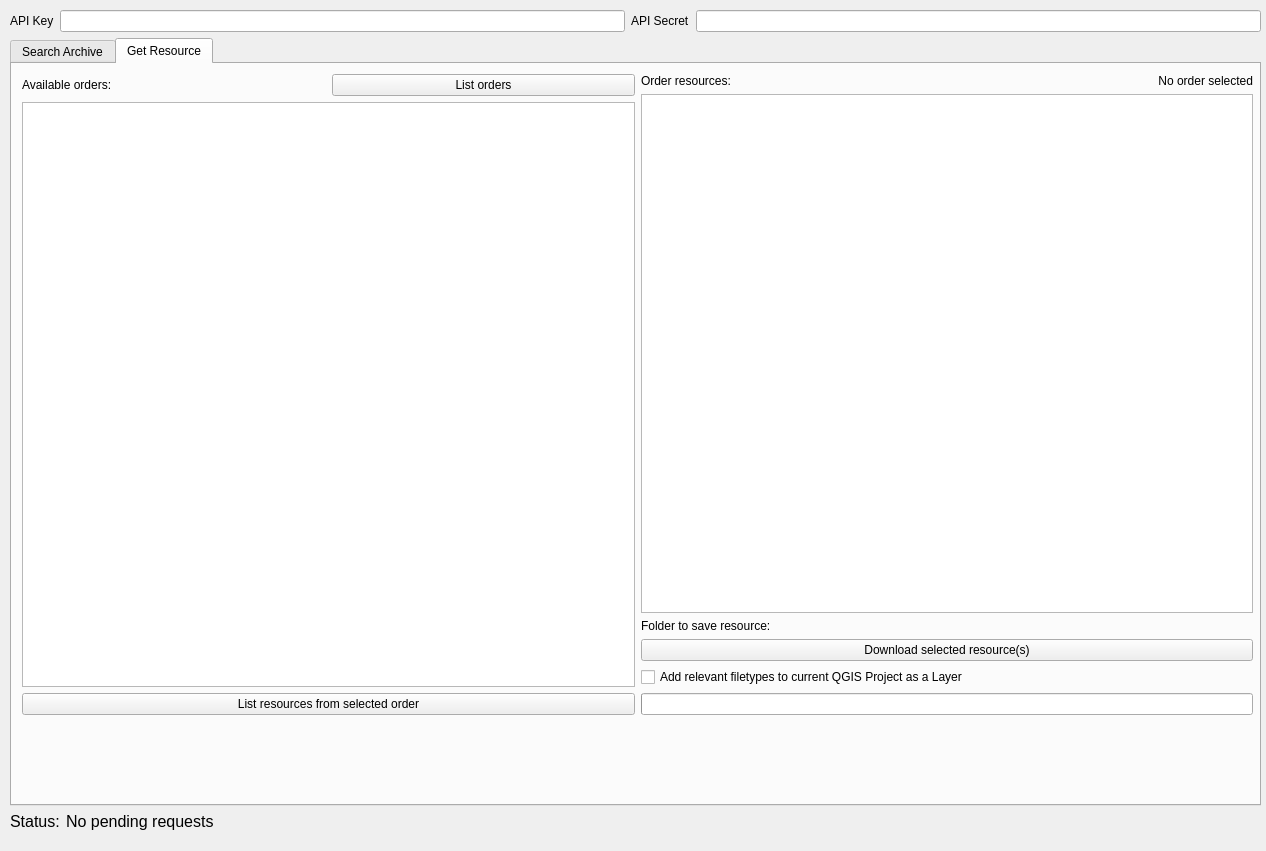
<?xml version="1.0" encoding="UTF-8"?>
<ui version="4.0">
 <class>ArlulaDialogBase</class>
 <widget class="QDialog" name="ArlulaDialogBase">
  <property name="geometry">
   <rect>
    <x>0</x>
    <y>0</y>
    <width>1266</width>
    <height>851</height>
   </rect>
  </property>
  <property name="minimumSize">
   <size>
    <width>0</width>
    <height>482</height>
   </size>
  </property>
  <property name="windowTitle">
   <string>Arlula</string>
  </property>
  <widget class="QWidget" name="verticalLayoutWidget_2">
   <property name="geometry">
    <rect>
     <x>10</x>
     <y>10</y>
     <width>1251</width>
     <height>821</height>
    </rect>
   </property>
   <layout class="QVBoxLayout" name="verticalLayout_8">
    <item>
     <layout class="QHBoxLayout" name="horizontalLayout_5">
      <item>
       <widget class="QLabel" name="label">
        <property name="text">
         <string>API Key</string>
        </property>
       </widget>
      </item>
      <item>
       <widget class="QLineEdit" name="key">
        <property name="text">
         <string/>
        </property>
       </widget>
      </item>
      <item>
       <widget class="QLabel" name="label_2">
        <property name="text">
         <string>API Secret</string>
        </property>
       </widget>
      </item>
      <item>
       <widget class="QLineEdit" name="secret">
        <property name="echoMode">
         <enum>QLineEdit::Password</enum>
        </property>
       </widget>
      </item>
     </layout>
    </item>
    <item>
     <widget class="QTabWidget" name="tabElement">
      <property name="currentIndex">
       <number>1</number>
      </property>
      <widget class="QWidget" name="tab">
       <attribute name="title">
        <string>Search Archive</string>
       </attribute>
       <widget class="QWidget" name="verticalLayoutWidget_4">
        <property name="geometry">
         <rect>
          <x>0</x>
          <y>0</y>
          <width>1231</width>
          <height>641</height>
         </rect>
        </property>
        <layout class="QVBoxLayout" name="verticalLayout_5">
         <item>
          <layout class="QHBoxLayout" name="horizontalLayout_4">
           <item>
            <layout class="QFormLayout" name="formLayout_2">
             <property name="fieldGrowthPolicy">
              <enum>QFormLayout::AllNonFixedFieldsGrow</enum>
             </property>
             <item row="0" column="0">
              <widget class="QLabel" name="label_6">
               <property name="text">
                <string>Start Date</string>
               </property>
              </widget>
             </item>
             <item row="1" column="0">
              <widget class="QLabel" name="label_7">
               <property name="text">
                <string>End Date</string>
               </property>
              </widget>
             </item>
             <item row="1" column="1">
              <widget class="QDateEdit" name="end_date">
               <property name="dateTime">
                <datetime>
                 <hour>0</hour>
                 <minute>0</minute>
                 <second>0</second>
                 <year>2020</year>
                 <month>6</month>
                 <day>1</day>
                </datetime>
               </property>
               <property name="displayFormat">
                <string>yyyy-MM-dd</string>
               </property>
               <property name="calendarPopup">
                <bool>true</bool>
               </property>
              </widget>
             </item>
             <item row="4" column="0">
              <widget class="QLabel" name="label_10">
               <property name="text">
                <string>Resolution</string>
               </property>
              </widget>
             </item>
             <item row="4" column="1">
              <widget class="QComboBox" name="res">
               <item>
                <property name="text">
                 <string>Very High (&lt;0.5m)</string>
                </property>
               </item>
               <item>
                <property name="text">
                 <string>High (0.5m-1m)</string>
                </property>
               </item>
               <item>
                <property name="text">
                 <string>Medium (1m-5m)</string>
                </property>
               </item>
               <item>
                <property name="text">
                 <string>Low (5m-20m)</string>
                </property>
               </item>
               <item>
                <property name="text">
                 <string>Very Low (&gt;20m)</string>
                </property>
               </item>
              </widget>
             </item>
             <item row="0" column="1">
              <widget class="QDateEdit" name="start_date">
               <property name="dateTime">
                <datetime>
                 <hour>0</hour>
                 <minute>0</minute>
                 <second>0</second>
                 <year>2020</year>
                 <month>5</month>
                 <day>1</day>
                </datetime>
               </property>
               <property name="displayFormat">
                <string>yyyy-MM-dd</string>
               </property>
               <property name="calendarPopup">
                <bool>true</bool>
               </property>
              </widget>
             </item>
            </layout>
           </item>
           <item>
            <layout class="QVBoxLayout" name="verticalLayout_4">
             <item>
              <layout class="QVBoxLayout" name="verticalLayout">
               <item>
                <widget class="QGroupBox" name="searchType">
                 <property name="title">
                  <string>Please indicate how you want to search</string>
                 </property>
                 <widget class="QWidget" name="verticalLayoutWidget">
                  <property name="geometry">
                   <rect>
                    <x>0</x>
                    <y>20</y>
                    <width>160</width>
                    <height>141</height>
                   </rect>
                  </property>
                  <layout class="QVBoxLayout" name="verticalLayout_2">
                   <item>
                    <widget class="QRadioButton" name="box_btn">
                     <property name="text">
                      <string>Bounding Box</string>
                     </property>
                    </widget>
                   </item>
                   <item>
                    <widget class="QRadioButton" name="coord_btn">
                     <property name="text">
                      <string>Coordinates</string>
                     </property>
                     <property name="checked">
                      <bool>true</bool>
                     </property>
                    </widget>
                   </item>
                  </layout>
                 </widget>
                </widget>
               </item>
              </layout>
             </item>
            </layout>
           </item>
           <item>
            <layout class="QVBoxLayout" name="verticalLayout_3">
             <item>
              <layout class="QFormLayout" name="formLayout">
               <item row="1" column="0">
                <widget class="QLabel" name="label_8">
                 <property name="text">
                  <string>Latitude</string>
                 </property>
                </widget>
               </item>
               <item row="1" column="1">
                <widget class="QDoubleSpinBox" name="lat">
                 <property name="suffix">
                  <string>°</string>
                 </property>
                 <property name="decimals">
                  <number>3</number>
                 </property>
                 <property name="minimum">
                  <double>-90.000000000000000</double>
                 </property>
                 <property name="maximum">
                  <double>90.000000000000000</double>
                 </property>
                 <property name="value">
                  <double>-33.869999999999997</double>
                 </property>
                </widget>
               </item>
               <item row="2" column="0">
                <widget class="QLabel" name="label_9">
                 <property name="text">
                  <string>Longitude</string>
                 </property>
                </widget>
               </item>
               <item row="2" column="1">
                <widget class="QDoubleSpinBox" name="long_2">
                 <property name="suffix">
                  <string>°</string>
                 </property>
                 <property name="decimals">
                  <number>3</number>
                 </property>
                 <property name="minimum">
                  <double>-180.000000000000000</double>
                 </property>
                 <property name="maximum">
                  <double>180.000000000000000</double>
                 </property>
                 <property name="value">
                  <double>151.210000000000008</double>
                 </property>
                </widget>
               </item>
              </layout>
             </item>
             <item alignment="Qt::AlignHCenter">
              <widget class="QLabel" name="label_12">
               <property name="text">
                <string>OR</string>
               </property>
              </widget>
             </item>
             <item>
              <layout class="QHBoxLayout" name="horizontalLayout">
               <item>
                <widget class="QLabel" name="label_3">
                 <property name="text">
                  <string>North</string>
                 </property>
                </widget>
               </item>
               <item>
                <widget class="QDoubleSpinBox" name="north">
                 <property name="suffix">
                  <string>°</string>
                 </property>
                 <property name="decimals">
                  <number>3</number>
                 </property>
                 <property name="minimum">
                  <double>-90.000000000000000</double>
                 </property>
                 <property name="maximum">
                  <double>90.000000000000000</double>
                 </property>
                 <property name="value">
                  <double>-33.869999999999997</double>
                 </property>
                </widget>
               </item>
               <item>
                <widget class="QLabel" name="label_5">
                 <property name="text">
                  <string>South</string>
                 </property>
                </widget>
               </item>
               <item>
                <widget class="QDoubleSpinBox" name="south">
                 <property name="suffix">
                  <string>°</string>
                 </property>
                 <property name="decimals">
                  <number>3</number>
                 </property>
                 <property name="minimum">
                  <double>-90.000000000000000</double>
                 </property>
                 <property name="maximum">
                  <double>90.000000000000000</double>
                 </property>
                 <property name="value">
                  <double>-33.869999999999997</double>
                 </property>
                </widget>
               </item>
              </layout>
             </item>
             <item>
              <layout class="QHBoxLayout" name="horizontalLayout_2">
               <item>
                <widget class="QLabel" name="label_4">
                 <property name="text">
                  <string>East</string>
                 </property>
                </widget>
               </item>
               <item>
                <widget class="QDoubleSpinBox" name="east">
                 <property name="suffix">
                  <string>°</string>
                 </property>
                 <property name="decimals">
                  <number>3</number>
                 </property>
                 <property name="minimum">
                  <double>-180.000000000000000</double>
                 </property>
                 <property name="maximum">
                  <double>180.000000000000000</double>
                 </property>
                 <property name="value">
                  <double>151.210000000000008</double>
                 </property>
                </widget>
               </item>
               <item>
                <widget class="QLabel" name="label_11">
                 <property name="text">
                  <string>West</string>
                 </property>
                </widget>
               </item>
               <item>
                <widget class="QDoubleSpinBox" name="west">
                 <property name="suffix">
                  <string>°</string>
                 </property>
                 <property name="decimals">
                  <number>3</number>
                 </property>
                 <property name="minimum">
                  <double>-180.000000000000000</double>
                 </property>
                 <property name="maximum">
                  <double>180.000000000000000</double>
                 </property>
                 <property name="value">
                  <double>151.210000000000008</double>
                 </property>
                </widget>
               </item>
              </layout>
             </item>
             <item alignment="Qt::AlignRight">
              <widget class="QPushButton" name="searchButton">
               <property name="enabled">
                <bool>true</bool>
               </property>
               <property name="text">
                <string>Search</string>
               </property>
              </widget>
             </item>
            </layout>
           </item>
          </layout>
         </item>
         <item>
          <widget class="QTableWidget" name="resultTable">
           <property name="minimumSize">
            <size>
             <width>0</width>
             <height>192</height>
            </size>
           </property>
           <column>
            <property name="text">
             <string>Supplier</string>
            </property>
           </column>
           <column>
            <property name="text">
             <string>Date</string>
            </property>
           </column>
           <column>
            <property name="text">
             <string>Resolution (m/pix)</string>
            </property>
           </column>
           <column>
            <property name="text">
             <string>Area (sq. km)</string>
            </property>
           </column>
           <column>
            <property name="text">
             <string>Base Price (USD)</string>
            </property>
           </column>
           <column>
            <property name="text">
             <string>Cloud</string>
            </property>
           </column>
           <column>
            <property name="text">
             <string>Thumbnail</string>
            </property>
           </column>
           <column>
            <property name="text">
             <string>Bounding</string>
            </property>
           </column>
           <column>
            <property name="text">
             <string>Add</string>
            </property>
            <property name="font">
             <font>
              <weight>50</weight>
              <bold>false</bold>
              <underline>false</underline>
             </font>
            </property>
           </column>
           <column>
            <property name="text">
             <string>Order</string>
            </property>
           </column>
          </widget>
         </item>
        </layout>
       </widget>
      </widget>
      <widget class="QWidget" name="tab_2">
       <attribute name="title">
        <string>Get Resource</string>
       </attribute>
       <widget class="QWidget" name="horizontalLayoutWidget">
        <property name="geometry">
         <rect>
          <x>10</x>
          <y>10</y>
          <width>1231</width>
          <height>641</height>
         </rect>
        </property>
        <layout class="QHBoxLayout" name="horizontalLayout_3">
         <item>
          <layout class="QVBoxLayout" name="verticalLayout_6">
           <item>
            <layout class="QHBoxLayout" name="horizontalLayout_6">
             <item>
              <widget class="QLabel" name="label_13">
               <property name="text">
                <string>Available orders:</string>
               </property>
              </widget>
             </item>
             <item>
              <widget class="QPushButton" name="listButton">
               <property name="text">
                <string>List orders</string>
               </property>
              </widget>
             </item>
            </layout>
           </item>
           <item>
            <widget class="QListWidget" name="orderList">
             <property name="selectionMode">
              <enum>QAbstractItemView::SingleSelection</enum>
             </property>
            </widget>
           </item>
           <item>
            <widget class="QPushButton" name="selectOrder">
             <property name="text">
              <string>List resources from selected order</string>
             </property>
            </widget>
           </item>
          </layout>
         </item>
         <item>
          <layout class="QVBoxLayout" name="verticalLayout_7">
           <item>
            <layout class="QFormLayout" name="formLayout_3"/>
           </item>
           <item>
            <layout class="QHBoxLayout" name="horizontalLayout_8">
             <item>
              <widget class="QLabel" name="label_14">
               <property name="text">
                <string>Order resources:</string>
               </property>
              </widget>
             </item>
             <item>
              <widget class="QLabel" name="orderLabel">
               <property name="text">
                <string>No order selected</string>
               </property>
               <property name="alignment">
                <set>Qt::AlignRight|Qt::AlignTrailing|Qt::AlignVCenter</set>
               </property>
              </widget>
             </item>
            </layout>
           </item>
           <item>
            <widget class="QListWidget" name="resourceList">
             <property name="selectionMode">
              <enum>QAbstractItemView::ExtendedSelection</enum>
             </property>
            </widget>
           </item>
           <item>
            <layout class="QHBoxLayout" name="horizontalLayout_7">
             <item>
              <widget class="QLabel" name="label_15">
               <property name="text">
                <string>Folder to save resource:</string>
               </property>
              </widget>
             </item>
             <item>
              <widget class="QgsFileWidget" name="resourceFolder">
               <property name="storageMode">
                <enum>QgsFileWidget::GetDirectory</enum>
               </property>
              </widget>
             </item>
            </layout>
           </item>
           <item>
            <widget class="QPushButton" name="selectResource">
             <property name="text">
              <string>Download selected resource(s)</string>
             </property>
            </widget>
           </item>
           <item>
            <widget class="QCheckBox" name="addResource">
             <property name="text">
              <string>Add relevant filetypes to current QGIS Project as a Layer</string>
             </property>
            </widget>
           </item>
           <item>
            <widget class="QProgressBar" name="progressBar">
             <property name="value">
              <number>0</number>
             </property>
             <property name="textVisible">
              <bool>false</bool>
             </property>
             <property name="invertedAppearance">
              <bool>false</bool>
             </property>
            </widget>
           </item>
          </layout>
         </item>
        </layout>
       </widget>
      </widget>
     </widget>
    </item>
    <item>
     <layout class="QHBoxLayout" name="horizontalLayout_10">
      <item>
       <widget class="QLabel" name="label_16">
        <property name="sizePolicy">
         <sizepolicy hsizetype="Maximum" vsizetype="Preferred">
          <horstretch>0</horstretch>
          <verstretch>0</verstretch>
         </sizepolicy>
        </property>
        <property name="font">
         <font>
          <pointsize>12</pointsize>
         </font>
        </property>
        <property name="text">
         <string>Status:</string>
        </property>
       </widget>
      </item>
      <item>
       <widget class="QLabel" name="status">
        <property name="font">
         <font>
          <pointsize>12</pointsize>
         </font>
        </property>
        <property name="text">
         <string>No pending requests</string>
        </property>
       </widget>
      </item>
     </layout>
    </item>
   </layout>
  </widget>
 </widget>
 <customwidgets>
  <customwidget>
   <class>QgsFileWidget</class>
   <extends>QWidget</extends>
   <header>qgsfilewidget.h</header>
  </customwidget>
 </customwidgets>
 <resources/>
 <connections/>
</ui>
